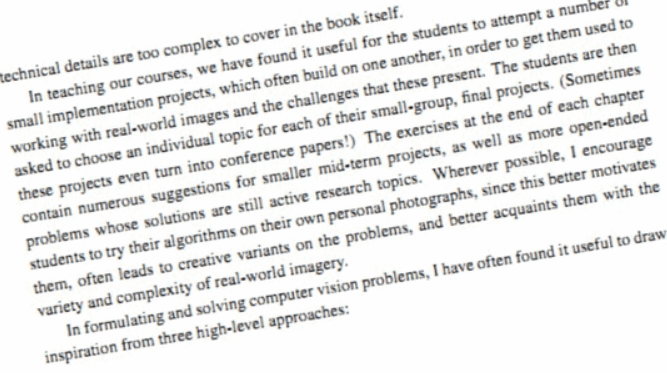
#> input picture tilt.png, 667 x 373 px, found by its file name
$ python correct_picture.py
#> lines starting #> are read from the running program, lines starting #| are printed output that depends on the picture; after the words box and inside, x2 and y2 are one past the last pixel; in counts of white or black regions, pixels touching at a corner belong together; long printed decimals are rounded
import cv2
import numpy as np

#读取图像，做二值化处理
img = cv2.imread('img/tilt.png')
#> img is the input picture: shape (373, 667, 3); mean B, G, R 232.7, 233.2, 233
gray = cv2.cvtColor(img, cv2.COLOR_BGR2GRAY)
cv2.imshow('gray', gray)
#像素取反，变成白字黑底
# gray = cv2.bitwise_not(gray)
ret, thresh = cv2.threshold(gray, 0, 255, cv2.THRESH_BINARY_INV | cv2.THRESH_OTSU)
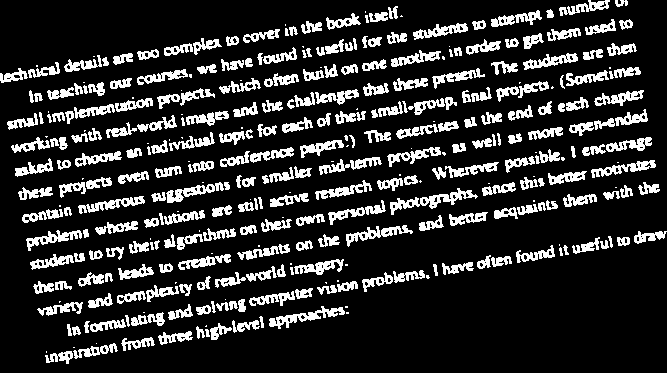
#> thresh: shape (373, 667); 17.6% white; 345 white regions (69 under 20 px), largest, box (x1, y1, x2, y2) and area: (390, 188, 478, 215) 642, (269, 306, 345, 329) 542, (346, 225, 413, 247) 456
#> ret = 202
cv2.imshow('thresh', thresh)

#计算包含了旋转文本的最小边框
coords = np.column_stack(np.where(thresh > 0))
#> coords = 43862 pairs, first value 0 to 363, second value 0 to 666
print(coords)
#> (printed output is left out)
#该函数给出包含着整个文字区域矩形边框，这个边框的旋转角度和图中文本的旋转角度一致
angle = cv2.minAreaRect(coords)[-1]
#> angle = -80.74
print(angle)
#| -80.742

#调整角度
if angle < -45:
    angle = -(90+ angle)
#> angle = -9.26
else:
    angle = -angle

#仿射变换
h, w = img.shape[:2]
#> h = 373; w = 667
center = (w//2, h//2)
#> center = (333, 186)
print(angle)
#| -9.258
M = cv2.getRotationMatrix2D(center, angle, 1.0)
#> M = [[0.987, -0.161, 34.26], [0.161, 0.987, -51.15]]
rotated = cv2.warpAffine(img, M, (w, h), flags=cv2.INTER_CUBIC, borderMode=cv2.BORDER_REPLICATE)
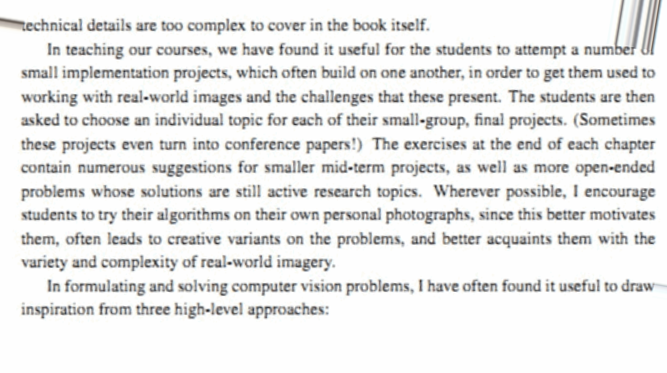
#> rotated: shape (373, 667, 3); mean B, G, R 232.2, 232.7, 232.5
cv2.putText(rotated, 'Angle: {:.2f} degrees'.format(angle), (10, 30), cv2.FONT_HERSHEY_SIMPLEX, 0.7, (0, 0, 255), 2)
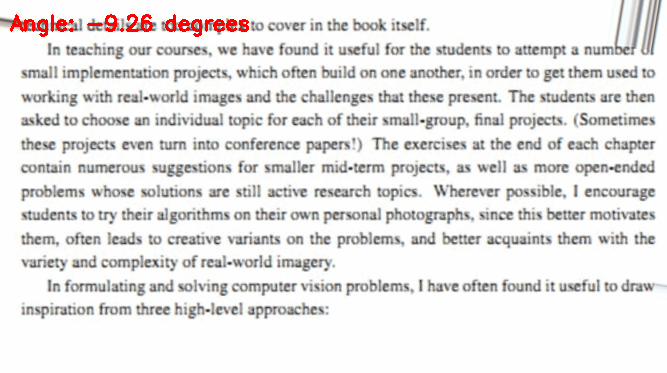
#> rotated: shape (373, 667, 3); 0.65% of pixels changed, all inside (x1, y1, x2, y2) = (10, 14, 249, 37)

print('[INFO] angel :{:.3f}'.format(angle))
#| [INFO] angel :-9.258
cv2.imshow('Input', img)
cv2.imshow('Rotated', rotated)

$ run again, with ocr项目图.jpg saved as tilt.png
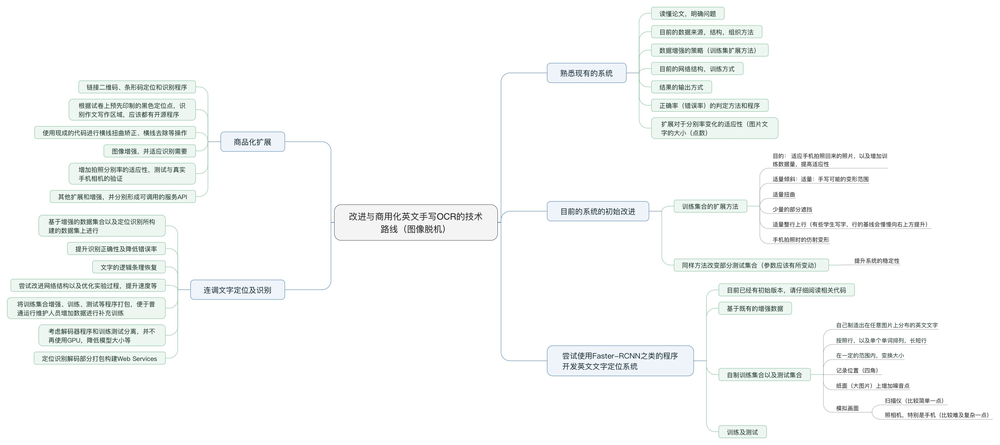
#> input picture ocr项目图.jpg, 1000 x 445 px, shrunk from 2935 x 1307 before the run, found by its file name
#> img is the input picture: shape (445, 1000, 3); mean B, G, R 248.5, 249.1, 247.5
#> `ret, thresh = cv2.threshold(gray, 0, 255, cv2.THRESH_BINARY_INV | cv2...`:
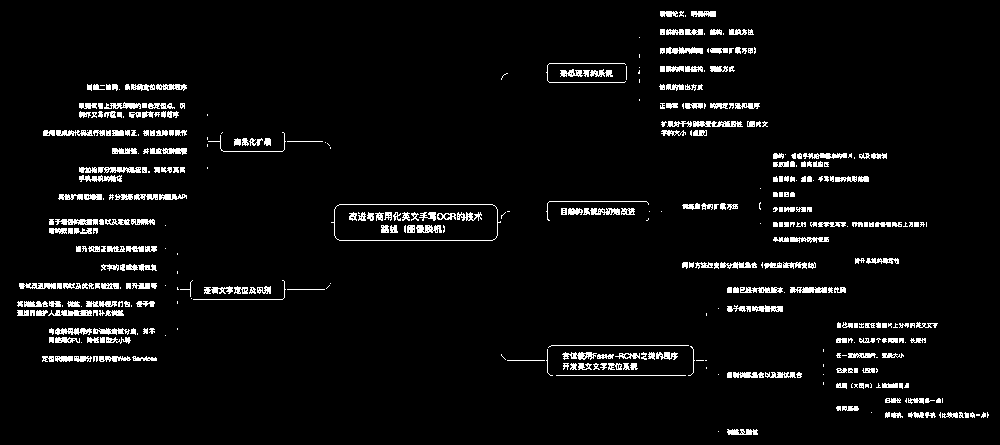
#> thresh: shape (445, 1000); 4.6% white; 436 white regions (121 under 20 px), largest, box (x1, y1, x2, y2) and area: (331, 204, 501, 241) 389, (693, 121, 743, 127) 228, (55, 219, 98, 225) 202
#> ret = 208
#> coords = 20425 pairs, first value 11 to 434, second value 17 to 988
#> (printed output is left out)
#> `angle = cv2.minAreaRect(coords)[-1]`: angle = -6.07
#| -6.074
#> `angle = -angle`: angle = 6.07
#| 6.074
#> M = [[0.994, 0.106, -20.68], [-0.106, 0.994, 54.15]]
#> `cv2.putText(rotated, 'Angle: {:.2f} degrees'.format(angle), (10, 30), ..`:
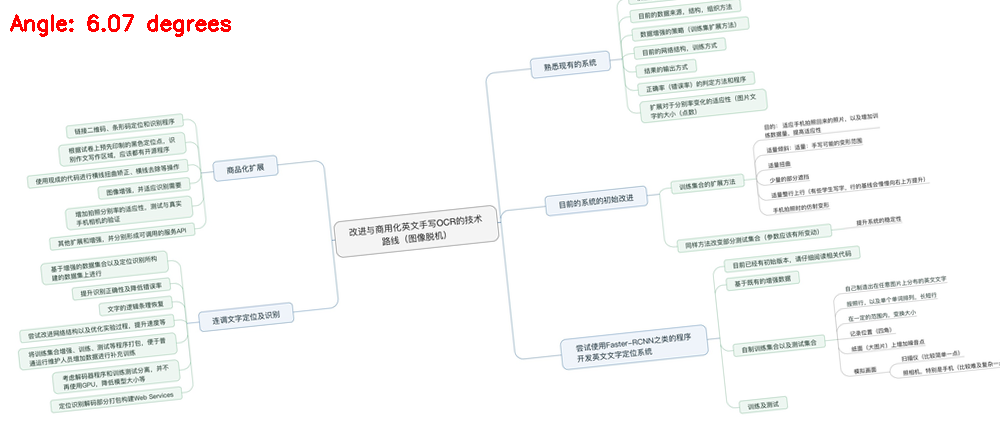
#> rotated: shape (445, 1000, 3); mean B, G, R 247.7, 248.2, 247.5
#| [INFO] angel :6.074
